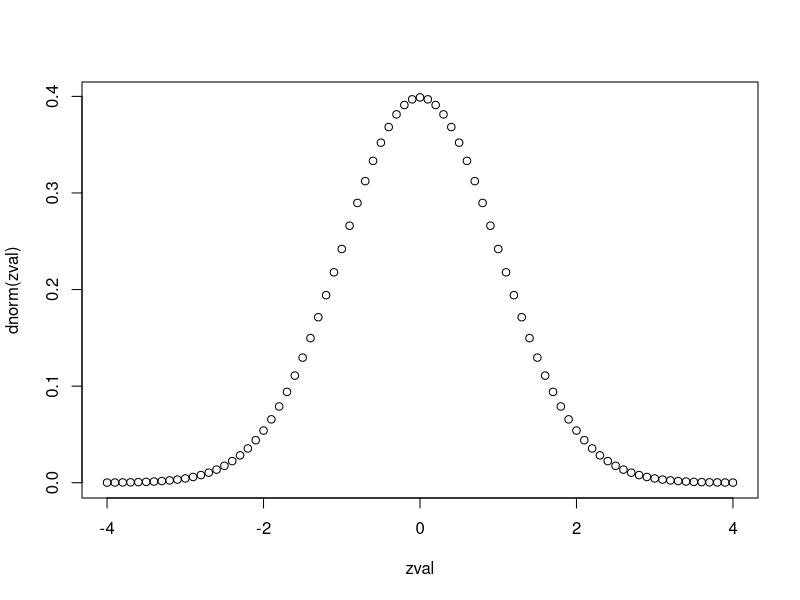
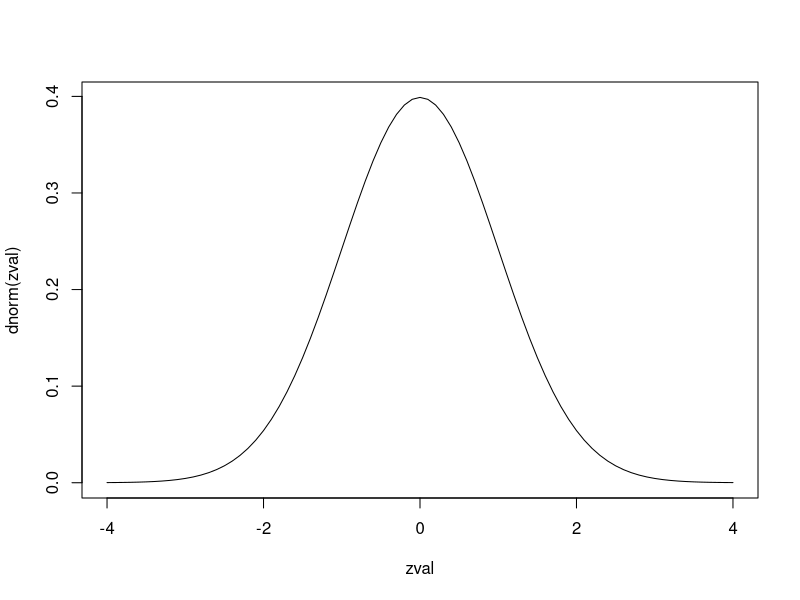

Generate these figures, in order, with R: (Note: this script raises an error after producing the figures.)
# Normal Probability Distribution 

# Random Numbers. defaults: mean = 0, sd = 1 (std norm dist)
  rnorm(10) # 10 random #'s
  rnorm(10, mean = 100, sd = 2) # diff mean & sd
# determine the probability of area to the left
  pnorm(0) # use z-value
  pnorm(-1.96) # approx 2.5%
  pnorm(-1.64) # approx 5%
# determine the z-value know the percent
  qnorm(0.025) 
  qnorm(0.05)
# determine the vertical distance on the graph
  dnorm(0) # use z-value
# collect dnorm val's to plot a graph
  zval <- c(seq(-4, 4, by = 0.1))
  plot(zval, dnorm(zval))  
  plot(zval, dnorm(zval), type = "l") # l changes dots to line
# Using the package "visualize". Graph enhancer
  visualize.norm(-2) # graph with area shaded
  visualize.norm(c(2,-2), section = "tails") # outside
  visualize.norm(stat = c(73,78), mu = 75, sd = 1, section = "bounded") 
  visualize.norm(stat = 76, mu = 75, sd = 1, section = "upper")
  visualize.norm(stat = 76, mu = 75, sd = 1, section = "lower")